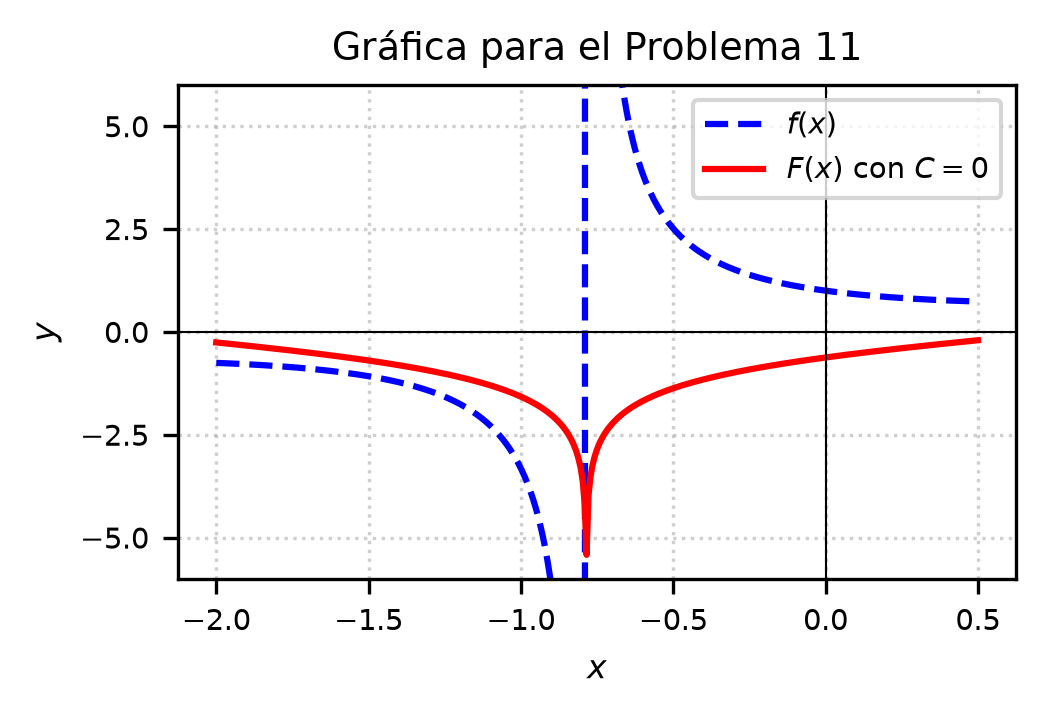

The script that saved this image:
import matplotlib
matplotlib.use('Agg')
import numpy as np
import matplotlib.pyplot as plt

# Generar valores para x evitando las asíntotas donde cos(x) + sin(x) = 0
x = np.linspace(-2.0, 2.0, 400)
# Asíntota principal ocurre en x = -pi/4 approx -0.785
# Restringimos el dominio para graficar una rama principal continua
x = np.linspace(-2.0, 0.5, 400)

# Función integrando f(x) = 1 / (cos(x) + sin(x))
y_integrand = 1.0 / (np.cos(x) + np.sin(x))

# Antiderivada F(x) con C = 0
# F(x) = (1/sqrt(2)) * ln | (sqrt(2) - cos(x) + sin(x)) / (sin(x) + cos(x)) |
numerador = np.sqrt(2) - np.cos(x) + np.sin(x)
denominador = np.sin(x) + np.cos(x)
y_antideriv = (1.0 / np.sqrt(2)) * np.log(np.abs(numerador / denominador))

plt.figure(figsize=(3.5, 2.5))
plt.plot(x, y_integrand, label=r'$f(x)$', color='blue', linestyle='--')
plt.plot(x, y_antideriv, label=r'$F(x)$ con $C=0$', color='red')

plt.ylim(-6, 6)
plt.title(r'Gráfica para el Problema 11', fontsize=9)
plt.xlabel(r'$x$', fontsize=8)
plt.ylabel(r'$y$', fontsize=8)
plt.axhline(0, color='black', linewidth=0.5)
plt.axvline(0, color='black', linewidth=0.5)
plt.legend(fontsize=7, loc='upper right')
plt.grid(True, linestyle=':', alpha=0.6)
plt.xticks(fontsize=7)
plt.yticks(fontsize=7)
plt.tight_layout()
plt.savefig(r'semana_04/graficas/SEM04_P11_grafica.png', dpi=300, bbox_inches='tight')
plt.close()
